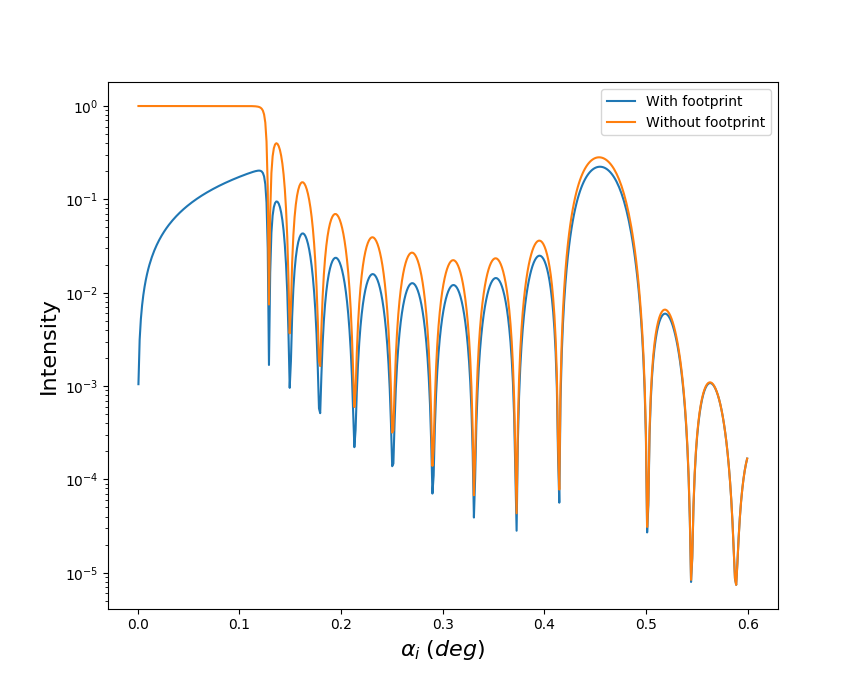

Write Python code to recreate this figure.
"""
Specular simulation with a footprint correction
for a square beam

"""
from matplotlib import pyplot as plt
import bornagain as ba
from bornagain import deg, angstrom


def get_sample():
    """
    Defines sample and returns it
    """

    # creating materials
    m_ambient = ba.MaterialBySLD("Ambient", 0.0, 0.0)
    m_ti = ba.MaterialBySLD("Ti", -1.9493e-06, 0.0)
    m_ni = ba.MaterialBySLD("Ni", 9.4245e-06, 0.0)
    m_substrate = ba.MaterialBySLD("SiSubstrate", 2.0704e-06, 0.0)

    # creating layers
    ambient_layer = ba.Layer(m_ambient)
    ti_layer = ba.Layer(m_ti, 30 * angstrom)
    ni_layer = ba.Layer(m_ni, 70 * angstrom)
    substrate_layer = ba.Layer(m_substrate)

    # creating multilayer
    multi_layer = ba.MultiLayer()
    multi_layer.addLayer(ambient_layer)
    for i in range(10):
        multi_layer.addLayer(ti_layer)
        multi_layer.addLayer(ni_layer)
    multi_layer.addLayer(substrate_layer)

    return multi_layer


def get_simulation(footprint):
    """
    Defines and returns a specular simulation.
    """
    simulation = ba.SpecularSimulation()
    simulation.setBeamParameters(
        1.54 * angstrom, 500, 0.0 * deg, 0.6 * deg, footprint)
    return simulation


def run_simulation(simulation):
    """
    Runs simulation and returns its result.
    """
    simulation.setSample(get_sample())
    simulation.runSimulation()
    return simulation.result()


def get_plot_data(sim_result):
    data = sim_result.data()
    intensity = data.getArray()
    x_axis = data.getAxis(0).getBinCenters()
    return x_axis, intensity


def plot(sim_result_1, sim_result_2):
    """
    Plots results from two different simulations
    """

    plt.semilogy(*get_plot_data(sim_result_1), *get_plot_data(sim_result_2))

    plt.xlabel(r'$\alpha_i \; (deg)$', fontsize=16)
    plt.ylabel(r'Intensity', fontsize=16)

    plt.legend(['With footprint',
                'Without footprint'],
                loc='upper right')

    plt.show()


if __name__ == '__main__':
    beam_sample_ratio = 0.01  # beam-to-sample size ratio
    result_with_fp = run_simulation(
        get_simulation(
            footprint=ba.FootprintFactorSquare(beam_sample_ratio)
        )
    )
    result_without_fp = run_simulation(get_simulation(footprint=None))
    plot(result_with_fp, result_without_fp)
